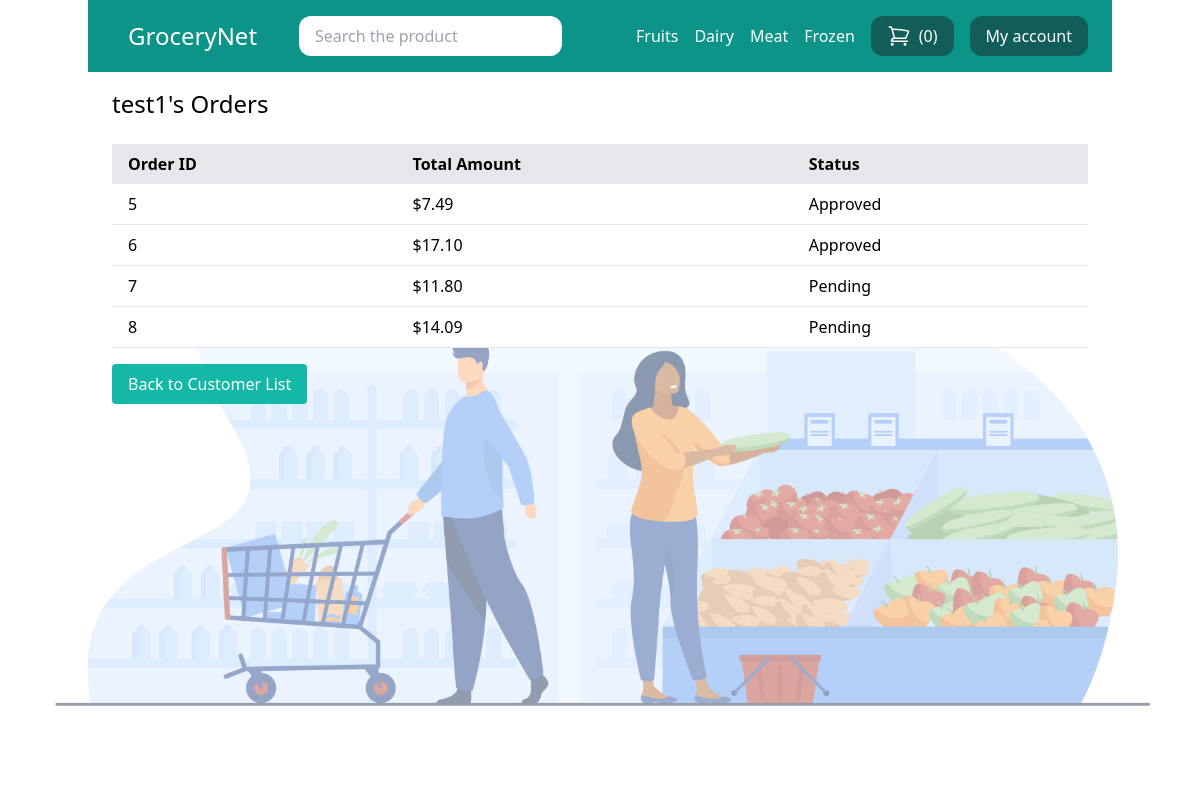
Screenshot of /customer/2/orders/ (signed in) with the database file from the repository.
### store/models.py (models this page shows, shortened)
class Category(models.Model):
    title = models.CharField(max_length=50)
    slug = models.SlugField(max_length=50)
    class Meta:
        verbose_name_plural = 'Categories' # 관리사이트의 모델 표기방법 변경

class Order(models.Model):
    PENDING = 'pending'
    APPROVED = 'approved'
    DENIED = 'denied'
    STATUS_CHOICES = (
        (PENDING, 'Pending'),
        (APPROVED, 'Approved'),
        (DENIED, 'Denied')
    )
    first_name = models.CharField(max_length=255)
    last_name = models.CharField(max_length=255)
    address = models.CharField(max_length=255)
    zipcode = models.CharField(max_length=255)
    city = models.CharField(max_length=255)
    paid_amount = models.FloatField(blank=True, null=True)
    is_paid = models.BooleanField(default=False)
    merchant_id = models.CharField(max_length=255)
    status = models.CharField(max_length=20, choices=STATUS_CHOICES, default=PENDING)
    created_by = models.ForeignKey(User, related_name='orders', on_delete=models.SET_NULL, null=True)
    created_at = models.DateTimeField(auto_now_add=True)

### userprofile/views.py (the view)
# urls.py: path('customer/<int:user_id>/orders/', views.customer_orders, name='customer_orders'),
@login_required
def customer_orders(request, user_id):
    customer = get_object_or_404(User, id=user_id)
    orders = Order.objects.filter(created_by=customer)
    return render(request, 'userprofile/customer_orders.html', {
        'customer': customer,
        'orders': orders
    })

### store/cart.py (called while the page is built)
    def __len__(self):
        return sum(item['quantity'] for item in self.cart.values())

### store/context_processors.py (called while the page is built)
def cart(request):
    return {'cart': Cart(request)}

### store/templatetags/menu.py (called while the page is built)
@register.inclusion_tag('core/menu.html')
def menu():
    categories = Category.objects.all()
    return {'categories': categories}

### userprofile/templates/userprofile/customer_orders.html (shortened to what this page needs)
{% extends "core/base.html" %}
{% block content %}
    <h1 class="text-2xl">{{ customer.username }}'s Orders</h1>
    {% if orders %}
        <div class="mt-6">
            <table class="min-w-full bg-white">
                <thead class="bg-gray-200">
                    <tr>
                        <th class="py-2 px-4 text-left">Order ID</th>
                        <th class="py-2 px-4 text-left">Total Amount</th>
                        <th class="py-2 px-4 text-left">Status</th>
                    </tr>
                </thead>
                <tbody>
                    {% for order in orders %}
                    <tr class="border-b">
                        <td class="py-2 px-4">{{ order.id }}</td>
                        <td class="py-2 px-4">${{ order.paid_amount|floatformat:2 }}</td>
                        <td class="py-2 px-4">{{ order.get_status_display }}</td>
                    </tr>
                    {% endfor %}
                </tbody>
            </table>
        </div>
    {% else %}
        <p>No orders found for this customer.</p>
    {% endif %}
    <a href="{% url 'customer_list' %}" class="mt-4 inline-block py-2 px-4 bg-teal-500 text-white rounded">Back to Customer List</a>
{% endblock %}

### core/templates/core/menu.html (shortened to what this page needs)
{% for category in categories %}
    <a href="{% url "category_detail" category.slug %}" class="text-white">{{ category.title }}</a>
{% endfor %}

### rows the page displays
Category: title "Fruits"
Category: title "Dairy"
Category: title "Meat"
Category: title "Frozen"
Order: id "5", paid_amount "7.49", status "Approved"
Order: id "6", paid_amount "17.10", status "Approved"
Order: id "7", paid_amount "11.80", status "Pending"
Order: id "8", paid_amount "14.09", status "Pending"

### other values shown
{{ cart|length }} "0"
{{ customer.username }} "test1"
